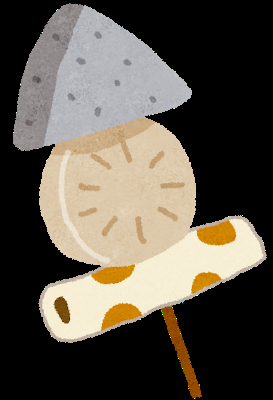
#> input picture 03_py_core/data/oden.png, 273 x 400 px
$ python py_optimization.py
#> lines starting #> are read from the running program, lines starting #| are printed output that depends on the picture
# -*- coding: utf-8 -*-
import cv2 as cv
import numpy as np

e1 = cv.getTickCount()
e2 = cv.getTickCount()
time = (e2-e1) / cv.getTickFrequency()
print(time)


img1 = cv.imread("data/oden.png")
#> img1 is the input picture: shape (400, 273, 3); mean B, G, R 73.9, 84.4, 91.2
e1 = cv.getTickCount()
for i in range(5, 49, 2):
    img1 = cv.medianBlur(img1, i)
#> this loop made 22 passes
#> pass 3, `img1 = cv.medianBlur(img1, i)`:
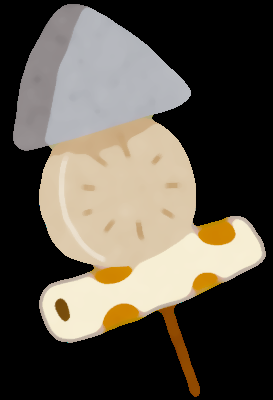
#> img1: shape (400, 273, 3); mean B, G, R 74, 84.6, 91.4
#> after the loop:
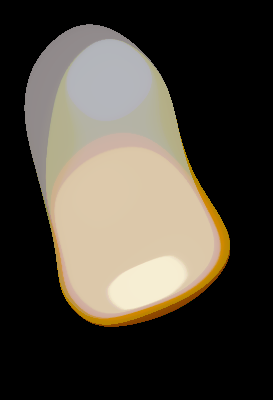
#> img1: shape (400, 273, 3); mean B, G, R 60.7, 71, 77.2
e2 = cv.getTickCount()
t = (e2-e1)/cv.getTickFrequency()
print(t)

print(cv.useOptimized())

$ run again, with 03_py_core/data/music_koto_man.png copied over 03_py_core/data/oden.png
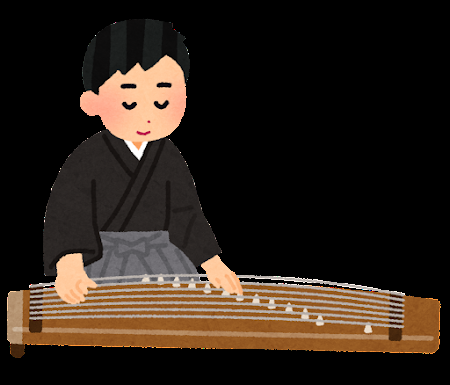
#> input picture 03_py_core/data/music_koto_man.png, 450 x 385 px
#> img1 is the input picture: shape (385, 450, 3); mean B, G, R 25.7, 34.1, 44.5
#> the loop `for i in range(5, 49, 2):` made 22 passes
#> pass 1, `img1 = cv.medianBlur(img1, i)`:
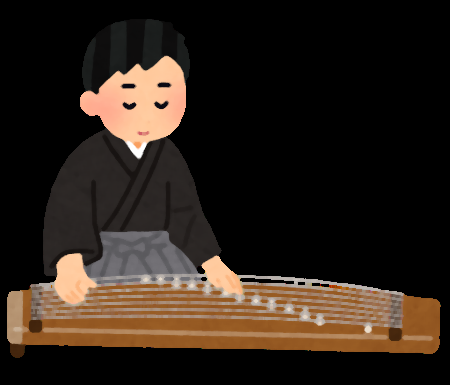
#> img1: shape (385, 450, 3); mean B, G, R 25.2, 33.6, 44.1
#> after the loop `for i in range(5, 49, 2):`:
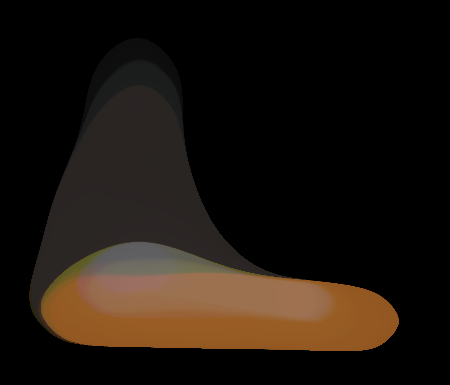
#> img1: shape (385, 450, 3); mean B, G, R 14.3, 21.2, 29.2
